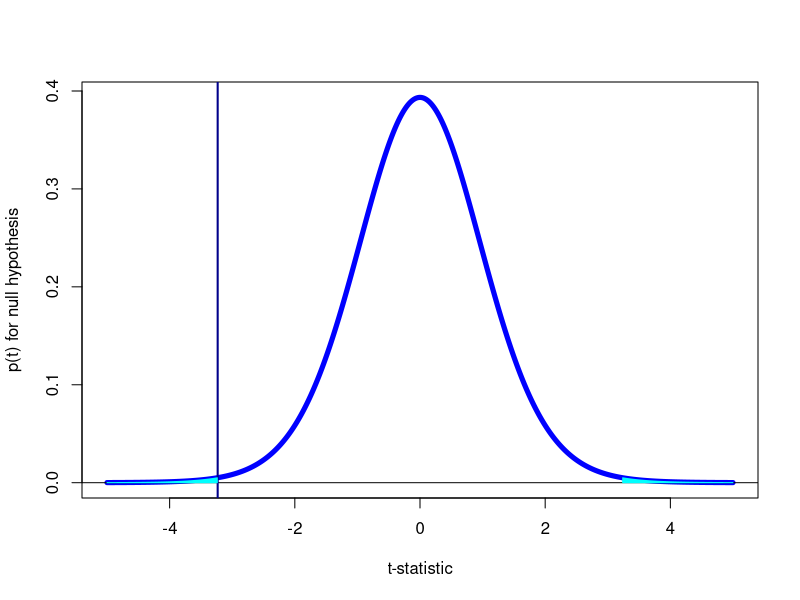
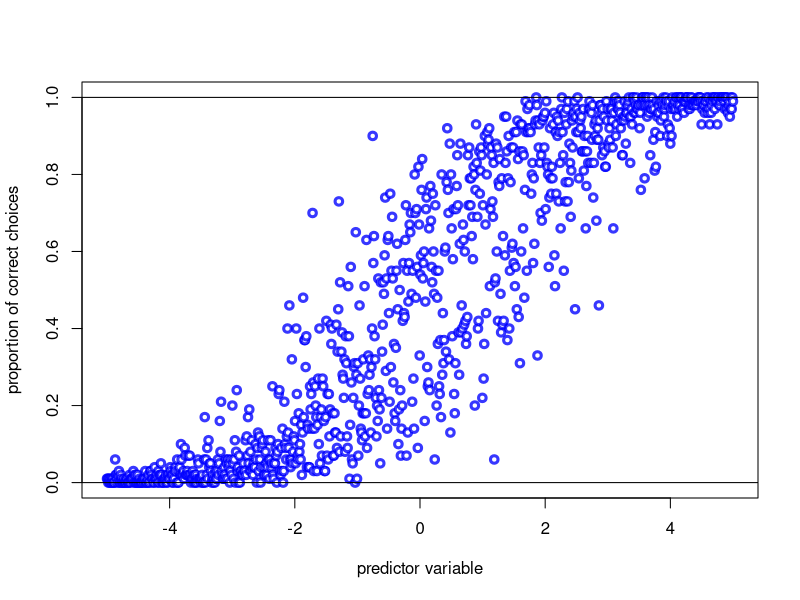
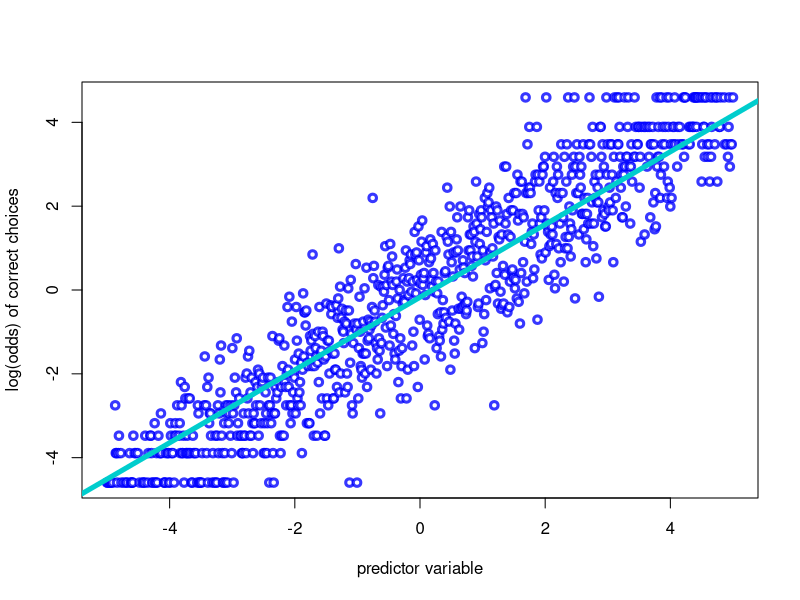
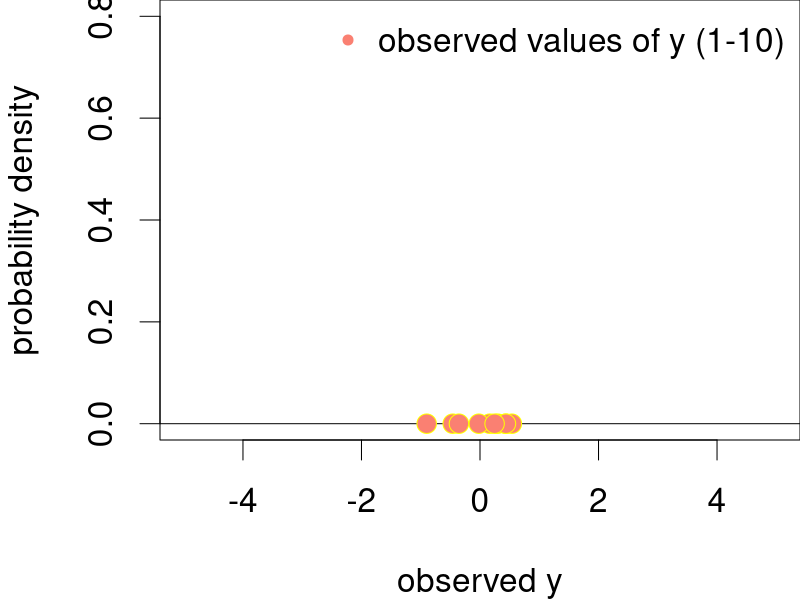
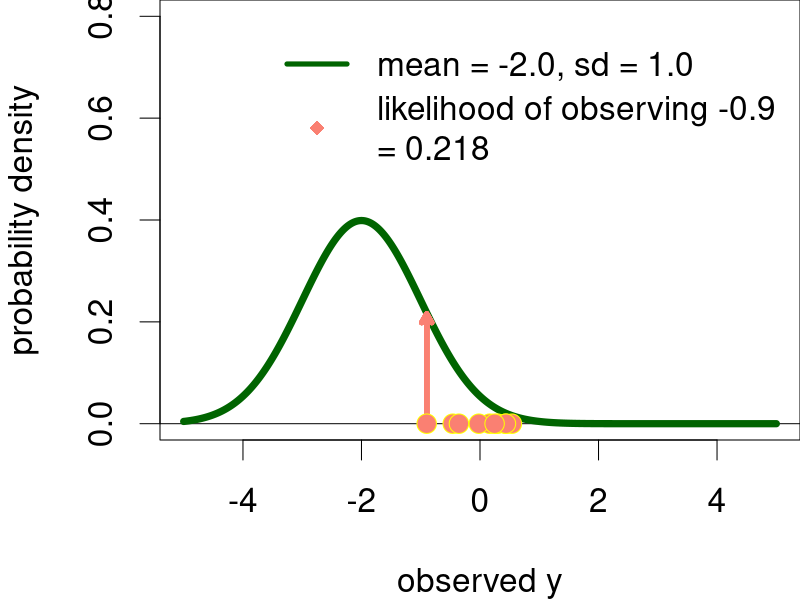
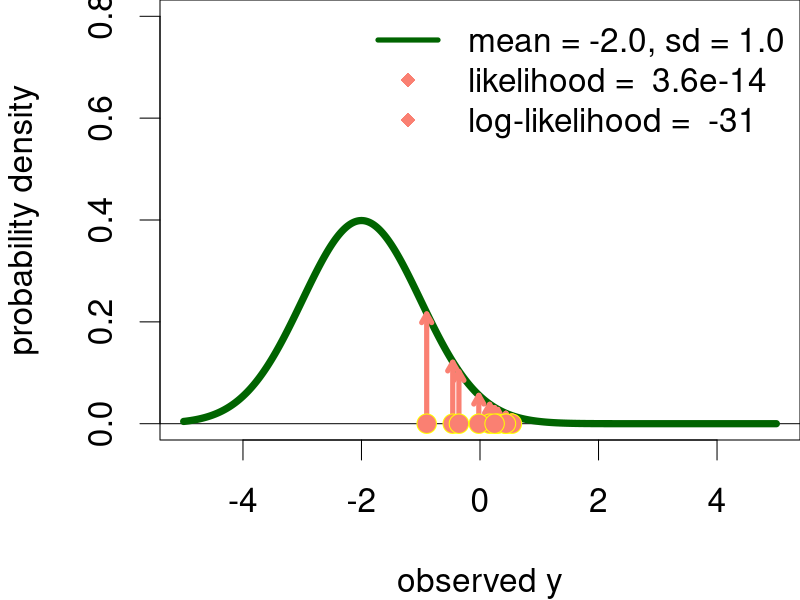
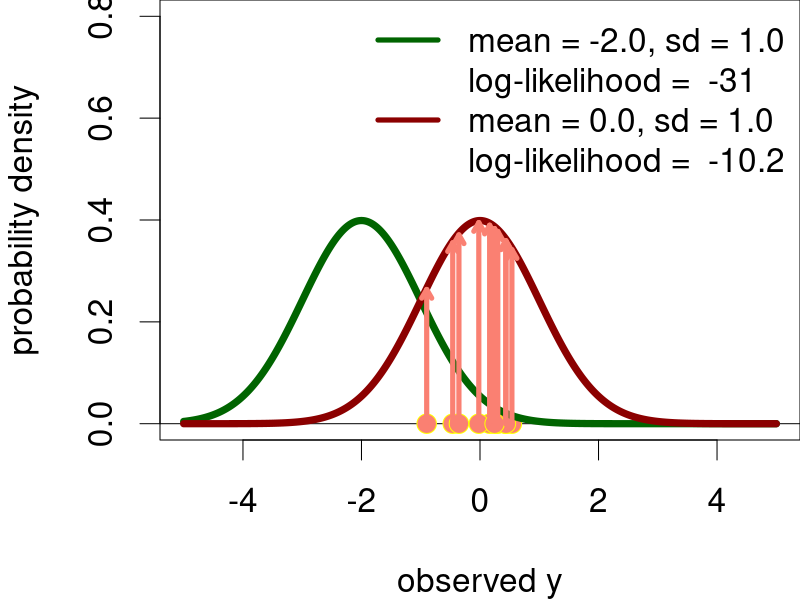
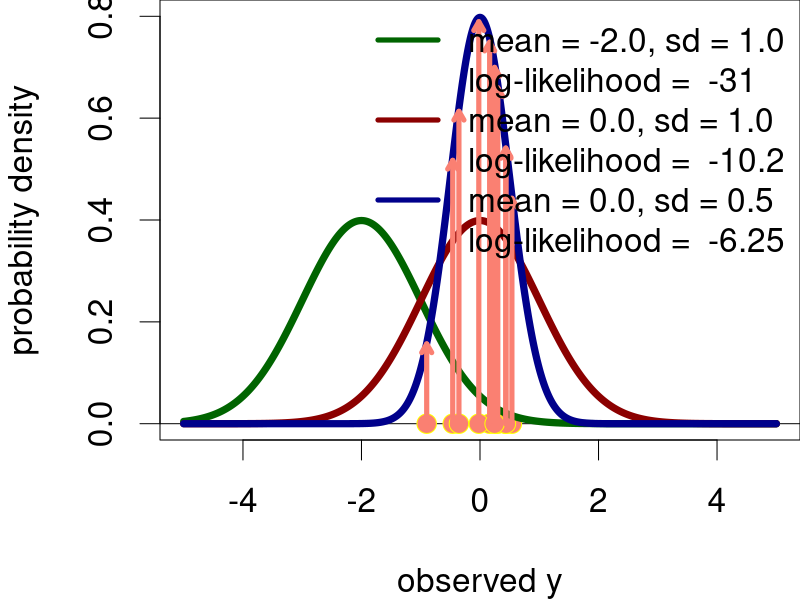

Write R code to recreate these figures, in order.
# Details ---------------------------------------------------------------
#       AUTHOR:	James Foster              DATE: 2022 06 16
#     MODIFIED:	James Foster              DATE: 2024 06 04
#
#  DESCRIPTION: Extra plots for introducing hypothesis testing and modelling.
#
#       USAGE:  First install the 'report' and 'emmeans' packages as suggested by
#               Rstudio, or by running install.packages('report'); install.packages('emmeans)
#               Run line by line (ctrl+enter), or run whole script (ctrl+shift+s)
#               Organised into subsections in overview (ctrl+shift+o)
#
#	   CHANGES: -More plots for MLE
#
#   REFERENCES: Turner, S. (2017) Essential Statistics with R
#               www.bioconnector.github.io/workshops/r-stats.html#continuous_variables
#               
#               Russell V. Lenth (2021). emmeans: Estimated Marginal Means, 
#               AKA Least-Squares Means. R package version 1.5.4. 
#               https://cran.r-project.org/web/packages/emmeans/vignettes/basics.html
#
#               Šidák, Z. K. (1967). "Rectangular Confidence Regions for the 
#               Means of Multivariate Normal Distributions". J. Am. Statist. Assoc. 
#               62 (318): 626–633. doi:10.1080/01621459.1967.10482935.
#
#TODO
#- Add comments +
#- Comment MLE plots


# Function for saving as PNG ----------------------------------------------
#Save the current figure as a single page PDF with the dimensions displayed
PNGsave  = function(Directory = getwd(),#place to save PNG
                    PlotName = 'My Plot',#name of the plot
                    Expr,#the plot command, as an expression between "{" and "}"
                    Dim = par("din"),#dimensions c(width, height) in inches (default)
                    Res = 150,#resolution in pixels/inch, defaults to 150 
                    ...){#any other commands are passed to png()
  #EXAMPLE
  # PNGsave(Directory = getwd(), PlotName = 'My Plot',
  #   Expr = 
  #     {plot(1:10, (1:10)^2)
  #       abline(h = 50, col = 2)
  #       legend('top',legend = c('x^2', 'x=50'),
  #              pch = c(1,NA), lty = c(NA,1), col = 1:2)
  #     }
  # )
  #open PNG device with the correct name and dimensions
  png(file = file.path(Directory, paste0(PlotName,'.png')),
      width = Dim[1]*Res, height = Dim[2]*Res, res = Res,
      ...
  )
  #evaluate the plotting expression using the environment *outside* the function
  eval(Expr, envir = .GlobalEnv)
  #Doesn't save until invisible device is closed
  dev.off()
  dev.set(dev.prev())#if there was an active device, switch back
}


# t-distribution and p-value ----------------------------------------------
xx = seq(from = -5,
         to = 5,
         length.out = 1e3)
pt = dt(x = xx,
        df = 18
        )
t_val = -3.2324
x_undert = subset(x = xx, 
                  subset = xx<t_val)
pt_undert = subset(x = pt, 
                   subset = xx<t_val)
plot(x = xx, 
     y = pt,
     lwd = 5,
     type = 'l',
     col = 'blue',
     xlab = 't-statistic',
     ylab = 'p(t) for null hypothesis')
abline(h = 0)
abline(v = -3.2324,
       col = 'darkblue',
       lwd = 2)
polygon(x = c(x_undert, rev(x_undert)),
        y = c(pt_undert, rep(x = 0, times = length(x_undert))),
        col = 'cyan',
        border = 'cyan')
polygon(x = c(-x_undert, rev(-x_undert)),
        y = c(pt_undert, rep(x = 0, times = length(x_undert))),
        col = 'cyan',
        border = 'cyan')



# Likelihood calculation --------------------------------------------------
#plot parameters
dm = c(15.5,10)
rs = 300#dots per inch
lw = 7#line width
arlw = 5#arrow line width

set.seed(17070523)#seed the random number generator with Linnaeus' birthday
#generate a random sample of 10 points from a narrow normal distribution
smpl = rnorm(n = 10,
             mean = 0.0,
             sd = 0.5)
#set up parameters for prospective normal distributions
mean_lst = list(a = -2,
                b = 0,
                c = 0)
sd_lst = list(a = 1.0,
                b = 1.0,
                c = 0.5)
#a function to estimate normal distributions across the xx values
Dnorm_xx = function(m,s, ...)
{dnorm(x = xx, mean = m, sd = s, ...)}
#apply the function across mean and sd values
norm_curve_lst = mapply(FUN = Dnorm_xx,
                        m = mean_lst,
                        s = sd_lst,
                        SIMPLIFY = FALSE)

#Plot 0, just the sample
PNGsave(PlotName = 'MLE_0',
        Res = rs,
        Dim = dm,
        Expr = 
          {
            #open the plot
        par(mar = c(4,4,0,0),
            cex = 2)
        #set up the axes
        plot(x = NULL, # no data yet
             xlim = c(-5, 5),
             ylim = c(0,0.8),
             xlab = 'observed y',
             ylab = 'probability density'
             )
        #show minimum probability density
        abline(h = 0)
        #add the data as a stripchart
        stripchart(x = smpl,
                   at = 0,
                   add = TRUE,
                   pch = 21,
                   bg = 'salmon',
                   col = 'yellow',
                   cex = 1.3
                   )
        #label with a legend in the top right
        legend(x = 'topright',
               pch = c(20),
               col = c('salmon'),
               legend = c('observed values of y (1-10)'
               ),
               bty = 'n',
               cex = 1.0
        )
        }
)

#Plot 1 
PNGsave(PlotName = 'MLE_1',
        Res = rs,
        Dim = dm,
        Expr = 
          {
            par(mar = c(4,4,0,0),
                cex = 2)
plot(x = NULL,
     xlim = c(-5, 5),
     ylim = c(0,0.8),
     xlab = 'observed y',
     ylab = 'probability density'
)
abline(h = 0)
lines(x = xx,
      y = norm_curve_lst$a,
      lwd = lw,
      col = 'darkgreen')
arrows(x0 = min(smpl),
       x1 = min(smpl),
       y0 = rep(x = 0, times = length(smpl)),
       y1 = dnorm(x = min(smpl),
                  mean = mean_lst$a,
                  sd = sd_lst$a)*0.99,
       col = 'salmon', 
       lwd = arlw,
       length = 0.1)
stripchart(x = smpl,
           at = 0,
           add = TRUE,
           pch = 21,
           bg = 'salmon',
           col = 'yellow',
           cex = 1.3
)
legend(x = 'topright',
       lty = c(1,NA,NA),
       lwd = c(5,NA,NA),
       pch = c(NA, 18, 18),
       col = c('darkgreen','salmon', 'salmon'),
       legend = c('mean = -2.0, sd = 1.0',
                  paste('likelihood of observing',
                        round(min(smpl),3),
                        '\n=',
                        signif(x = 
                                 dnorm(x = min(smpl),
                                            mean = mean_lst$a,
                                            sd = sd_lst$a),
                               digits = 3)
                  )
       ),
       bty = 'n',
       cex = 1.0
)
})

PNGsave(PlotName = 'MLE_2',
        Res = rs,
        Dim = dm,
        Expr = 
          {
            par(mar = c(4,4,0,0),
                cex = 2)
plot(x = NULL,
     xlim = c(-5, 5),
     ylim = c(0,0.8),
     xlab = 'observed y',
     ylab = 'probability density'
     )
abline(h = 0)
lines(x = xx,
      y = norm_curve_lst$a,
      lwd = lw,
      col = 'darkgreen')
arrows(x0 = smpl,
       x1 = smpl,
       y0 = rep(x = 0, times = length(smpl)),
       y1 = dnorm(x = smpl,
                  mean = mean_lst$a,
                  sd = sd_lst$a)*0.99,
       col = 'salmon', 
       lwd = arlw,
       length = 0.1)
stripchart(x = smpl,
           at = 0,
           add = TRUE,
           pch = 21,
           bg = 'salmon',
           col = 'yellow',
           cex = 1.3
           )
legend(x = 'topright',
       lty = c(1,NA,NA),
       lwd = c(5,NA,NA),
       pch = c(NA, 18, 18),
       col = c('darkgreen','salmon', 'salmon'),
       legend = c('mean = -2.0, sd = 1.0',
                 paste('likelihood = ',
                      signif(x = 
                        prod(dnorm(x = smpl,
                                 mean = mean_lst$a,
                                 sd = sd_lst$a)),
                        digits = 3)
                      ),
                  paste('log-likelihood = ',
                      signif(x = sum(dnorm(x = smpl,
                                 mean = mean_lst$a,
                                 sd = sd_lst$a,
                                log = TRUE)),
                          digits = 3)
                  )
       ),
       bty = 'n',
       cex = 1.0
)
})

PNGsave(PlotName = 'MLE_3',
        Res = rs,
        Dim = dm,
        Expr = 
          {
            par(mar = c(4,4,0,0),
                cex = 2)
plot(x = NULL,
     xlim = c(-5, 5),
     ylim = c(0,0.8),
     xlab = 'observed y',
     ylab = 'probability density'
     )
abline(h = 0)
stripchart(x = smpl,
           at = 0,
           add = TRUE,
           pch = 21,
           bg = 'salmon',
           col = 'yellow',
           cex = 1.3
           )
lines(x = xx,
      y = norm_curve_lst$a,
      lwd = lw,
      col = 'darkgreen')
lines(x = xx,
      y = norm_curve_lst$b,
      lwd = lw,
      col = 'darkred')
arrows(x0 = smpl,
       x1 = smpl,
       y0 = rep(x = 0, times = length(smpl)),
       y1 = dnorm(x = smpl,
                  mean =mean_lst$b,
                  sd = sd_lst$b)*0.99,
       col = 'salmon', 
       lwd = arlw,
       length = 0.1)
legend(x = 'topright',
       lty = c(1,NA,1,NA),
       lwd = c(5,NA,5,NA),
       col = c('darkgreen',
               NA,
               'darkred',
               NA),
       legend = c('mean = -2.0, sd = 1.0',
                  paste('log-likelihood = ',
                        signif(x = 
                                 sum(dnorm(x = smpl,
                                            mean = mean_lst$a,
                                            sd = sd_lst$a,
                                           log = TRUE)),
                               digits = 3)
                  ),
                  'mean = 0.0, sd = 1.0',
                  paste('log-likelihood = ',
                        signif(x = sum(dnorm(x = smpl,
                                             mean = mean_lst$b,
                                             sd = sd_lst$b,
                                             log = TRUE)),
                               digits = 3)
                  )
       ),
       bty = 'n',
       cex = 1.0
)
})

PNGsave(PlotName = 'MLE_4',
        Res = rs,
        Dim = dm,
        Expr = 
          {
            par(mar = c(4,4,0,0),
                cex = 2)
plot(x = NULL,
     xlim = c(-5, 5),
     ylim = c(0,0.8),
     xlab = 'observed y',
     ylab = 'probability density'
     )
abline(h = 0)
stripchart(x = smpl,
           at = 0,
           add = TRUE,
           pch = 21,
           bg = 'salmon',
           col = 'yellow',
           cex = 1.3
           )
lines(x = xx,
      y = norm_curve_lst$a,
      lwd = lw,
      col = 'darkgreen')
lines(x = xx,
      y = norm_curve_lst$b,
      lwd = lw,
      col = 'darkred')
lines(x = xx,
      y = norm_curve_lst$c,
      lwd = lw,
      col = 'darkblue')
arrows(x0 = smpl,
       x1 = smpl,
       y0 = rep(x = 0, times = length(smpl)),
       y1 = dnorm(x = smpl,
                  mean = mean_lst$c,
                  sd = sd_lst$c)*0.99,
       col = 'salmon', 
       lwd = arlw,
       length = 0.1)
legend(x = 'topright',
       lty = c(1,NA,1,NA),
       lwd = c(5,NA,5,NA),
       col = c('darkgreen',
               NA,
               'darkred',
               NA,
               'darkblue',
               NA),
       legend = c('mean = -2.0, sd = 1.0',
                  paste('log-likelihood = ',
                        signif(x = 
                                 sum(dnorm(x = smpl,
                                            mean = mean_lst$a,
                                            sd = sd_lst$a,
                                           log = TRUE)),
                               digits = 3)
                  ),
                  'mean = 0.0, sd = 1.0',
                  paste('log-likelihood = ',
                        signif(x = sum(dnorm(x = smpl,
                                             mean = mean_lst$b,
                                             sd = sd_lst$b,
                                             log = TRUE)),
                               digits = 3)
                  ),
                  'mean = 0.0, sd = 0.5',
                  paste('log-likelihood = ',
                        signif(x = sum(dnorm(x = smpl,
                                             mean = mean_lst$c,
                                             sd = sd_lst$c,
                                             log = TRUE)),
                               digits = 3)
                  )
       ),
       bty = 'n',
       cex = 1.0
)
})

# Multiple parameter MLE calculation --------------------------------------------------
#plot parameters
dm_m = c(6.24,5.45)
rs = 300#dots per inch
lw = 7#line width
arlw = 5#arrow line width

set.seed(17070523)#seed the random number generator with Linnaeus' birthday
#generate a random sample of 10 points from a narrow normal distribution
#set up parameters for prospective normal distributions
m_mean_lst = list(a = -0.60,  
                b = 1.00,
                c = 1.50)
m_sd_lst = list(a = 1.0,
              b = 1.0,
              c = 1.0)
#multiple samples
mlts = sapply(X = m_mean_lst,
              FUN = rnorm,
              n = 4)
#apply the function across mean and sd values
meas_mean_lst = sapply(data.frame(mlts), mean)
meas_sd_lst = sapply(data.frame(mlts), sd)
m_norm_curve_lst = mapply(FUN = Dnorm_xx,
                        m = meas_mean_lst,
                        s = meas_sd_lst,
                        log = TRUE,
                        SIMPLIFY = FALSE)
m_norm_curv_all = Dnorm_xx(m = mean(mlts), 
                           s = sd(mlts),
                           log = TRUE)



PNGsave(PlotName = 'MultMLE_0',
        Res = rs,
        Dim = dm_m,
        Expr = 
          {
            par(mar = c(4,4,0,0),
                cex = 1.5)
            plot(x = NULL,
                 xlim = c(-5, 5),
                 ylim = c(-5,0),
                 xlab = 'observed y',
                 ylab = 'log probability density'
            )
            abline(h = 0)
            stripchart(x = mlts,
                       at = -5,
                       add = TRUE,
                       pch = 21,
                       bg = 'salmon',
                       col = 'yellow',
                       cex = 1.3,
                       method = 'overplot'
                         
            )
            lines(x = xx,
                  y = m_norm_curv_all,
                  lwd = lw,
                  col = 'gray50')
          })

PNGsave(PlotName = 'MultMLE_0_0',
        Res = rs,
        Dim = dm_m,
        Expr = 
          {
            par(mar = c(4,4,0,0),
                cex = 1.5)
            plot(x = NULL,
                 xlim = c(-5, 5),
                 ylim = c(-5,0),
                 xlab = 'observed y',
                 ylab = 'log probability density'
            )
            abline(h = 0)
            stripchart(x = mlts,
                       at = -5,
                       add = TRUE,
                       pch = 21,
                       bg = 'salmon',
                       col = 'yellow',
                       cex = 1.3,
                       method = 'overplot'
                         
            )
            lines(x = xx,
                  y = m_norm_curv_all,
                  lwd = lw,
                  col = 'gray50')
            abline(v = mean(mlts),
                   col = 'purple4',
                   lwd = arlw)
          })
PNGsave(PlotName = 'MultMLE_0_1',
        Res = rs,
        Dim = dm_m,
        Expr = 
          {
            par(mar = c(4,4,0,0),
                cex = 1.5)
            plot(x = NULL,
                 xlim = c(-5, 5),
                 ylim = c(-5,0),
                 xlab = 'observed y',
                 ylab = 'log probability density'
            )
            abline(h = 0)
            stripchart(x = mlts,
                       at = -5,
                       add = TRUE,
                       pch = 21,
                       bg = 'salmon',
                       col = 'yellow',
                       cex = 1.3,
                       method = 'overplot'
                         
            )
            lines(x = xx,
                  y = m_norm_curv_all,
                  lwd = lw,
                  col = 'gray50')
            abline(v = mean(mlts),
                   col = 'purple4',
                   lwd = arlw)
            arrows(x0 = mean(mlts)-sd(mlts),
                   x1 = mean(mlts)+sd(mlts),
                   y0 = dnorm(x = mean(mlts)+sd(mlts),
                              mean = mean(mlts),
                              sd = sd(mlts),
                                      log = TRUE),
                   y1 = dnorm(x = mean(mlts)+sd(mlts),
                              mean = mean(mlts),
                              sd = sd(mlts),
                                      log = TRUE),
                   code = 3,
                   angle = 90,
                   lwd = arlw,
                   length = 0.1,
                   col = 'red3'
                   )
          })

PNGsave(PlotName = 'MultMLE_1',
        Res = rs,
        Dim = dm_m,
        Expr = 
          {
            par(mar = c(4,4,0,0),
                cex = 1.5)
            plot(x = NULL,
                 xlim = c(-5, 5),
                 ylim = c(-5,0),
                 xlab = 'observed y',
                 ylab = 'log probability density'
            )
            abline(h = 0)
            stripchart(x = mlts,
                       at = -5,
                       add = TRUE,
                       pch = 21,
                       bg = 'salmon',
                       col = 'yellow',
                       cex = 1.3,
                       method = 'overplot'
                         
            )
            lines(x = xx,
                  y = m_norm_curv_all,
                  lwd = lw,
                  col = 'gray50')
            arrows(x0 = mlts,
                   x1 = mlts,
                   y0 = rep(x = -5, times = length(smpl)),
                   y1 = dnorm(x = mlts,
                              mean = mean(mlts),
                              sd = sd(mlts),
                              log = TRUE)*0.99,
                   col = 'salmon', 
                   lwd = arlw,
                   length = 0.1)
            legend(x = 'topleft',
                   inset = 0.1,
                   lty = c(1,NA),
                   lwd = c(5,NA),
                   col = c('gray50',
                           NA
                           ),
                   legend = c('mean = 0.84, sd = 1.6',
                              paste('log-likelihood = ',
                                    signif(x = 
                                             sum(dnorm(x = mlts,
                                                       mean = mean(mlts),
                                                       sd = sd(mlts),
                                                       log = TRUE)),
                                           digits = 3)
                                    )
                   ),
                   bty = 'n',
                   cex = 1.0
            )
          })

PNGsave(PlotName = 'MultMLE_2_0',
        Res = rs,
        Dim = dm_m,
        Expr = 
          {
            par(mar = c(4,4,0,0),
                cex = 1.5)
            plot(x = NULL,
                 xlim = c(-5, 5),
                 ylim = c(-5,0),
                 xlab = 'observed y',
                 ylab = 'log probability density'
            )
            abline(h = 0)
            lines(x = xx,
                  y = m_norm_curv_all,
                  lwd = lw,
                  col = 'gray50',
                  lty = 3)
            stripchart(x = mlts,
                       at = -5,
                       add = TRUE,
                       pch = 21,
                       bg = sort(rep(x = 
                                       c('orange2',
                                          'seagreen',
                                        'slategray3'),
                                     times = 4) ),
                       col = 'yellow',
                       cex = 1.3,
                       method = 'overplot'
                         
            )
          })

PNGsave(PlotName = 'MultMLE_2_1',
        Res = rs,
        Dim = dm_m,
        Expr = 
          {
            par(mar = c(4,4,0,0),
                cex = 1.5)
            plot(x = NULL,
                 xlim = c(-5, 5),
                 ylim = c(-5,0),
                 xlab = 'observed y',
                 ylab = 'log probability density'
            )
            abline(h = 0)
            lines(x = xx,
                  y = m_norm_curv_all,
                  lwd = lw,
                  col = 'gray50',
                  lty = 3)
            lines(x = xx,
                  y = m_norm_curve_lst$a,
                  lwd = lw,
                  col = 'orange2')
            lines(x = xx,
                  y = m_norm_curve_lst$b,
                  lwd = lw,
                  col = 'seagreen')
            lines(x = xx,
                  y = m_norm_curve_lst$c,
                  lwd = lw,
                  col = 'slategray3')
            stripchart(x = mlts,
                       at = -5,
                       add = TRUE,
                       pch = 21,
                       bg = sort(rep(x = 
                                       c('orange2',
                                          'seagreen',
                                        'slategray3'),
                                     times = 4) ),
                       col = 'yellow',
                       cex = 1.3,
                       method = 'overplot'
                         
            )
          })

PNGsave(PlotName = 'MultMLE_3_0',
        Res = rs,
        Dim = dm_m,
        Expr = 
          {
            par(mar = c(4,4,0,0),
                cex = 1.5)
            plot(x = NULL,
                 xlim = c(-5, 5),
                 ylim = c(-5,0),
                 xlab = 'observed y',
                 ylab = 'log probability density'
            )
            abline(h = 0)
            lines(x = xx,
                  y = m_norm_curv_all,
                  lwd = lw,
                  col = 'gray50',
                  lty = 3)
            lines(x = xx,
                  y = m_norm_curve_lst$a,
                  lwd = lw,
                  col = 'orange2')
            lines(x = xx,
                  y = m_norm_curve_lst$b,
                  lwd = lw,
                  col = 'seagreen')
            lines(x = xx,
                  y = m_norm_curve_lst$c,
                  lwd = lw,
                  col = 'slategray3')
            stripchart(x = mlts,
                       at = -5,
                       add = TRUE,
                       pch = 21,
                       bg = sort(rep(x = 
                                       c('orange2',
                                          'seagreen',
                                        'slategray3'),
                                     times = 4) ),
                       col = 'yellow',
                       cex = 1.3,
                       method = 'overplot'
                         
            )
            arrows(x0 = mlts[,'a'],
                   x1 = mlts[,'a'],
                   y0 = rep(x = -5, times = length(mlts[,'a'])),
                   y1 = dnorm(x = mlts[,'a'],
                              mean = mean(mlts[,'a']),
                              sd = sd(mlts[,'a']),
                              log = TRUE)*0.99,
                   col = 'orange2', 
                   lwd = arlw,
                   length = 0.1)
            arrows(x0 = mlts[,'b'],
                   x1 = mlts[,'b'],
                   y0 = rep(x = -5, times = length(mlts[,'b'])),
                   y1 = dnorm(x = mlts[,'b'],
                              mean = mean(mlts[,'b']),
                              sd = sd(mlts[,'b']),
                              log = TRUE)*0.99,
                   col = 'seagreen', 
                   lwd = arlw,
                   length = 0.1)
            arrows(x0 = mlts[,'c'],
                   x1 = mlts[,'c'],
                   y0 = rep(x = -5, times = length(mlts[,'c'])),
                   y1 = dnorm(x = mlts[,'c'],
                              mean = mean(mlts[,'c']),
                              sd = sd(mlts[,'c']),
                              log = TRUE)*0.99,
                   col = 'slategray3', 
                   lwd = arlw,
                   length = 0.1)
            legend(x = 'topleft',
                   legend = c(
                     paste('all data: log-likelihood = ',
                                    signif(x = 
                                             sum(dnorm(x = mlts,
                                                       mean = mean(mlts),
                                                       sd = sd(mlts),
                                                       log = TRUE)),
                                           digits = 3) ),
                                    paste('by conditions: log-likelihood = ',
                                    signif(x = 
                                             sum(dnorm(x = mlts[,'a'],
                                                       mean = mean(mlts[,'a']),
                                                       sd = sd(mlts[,'a']),
                                                       log = TRUE)) +
                                             sum(dnorm(x = mlts[,'b'],
                                                       mean = mean(mlts[,'b']),
                                                       sd = sd(mlts[,'b']),
                                                       log = TRUE)) +
                                             sum(dnorm(x = mlts[,'c'],
                                                       mean = mean(mlts[,'c']),
                                                       sd = sd(mlts[,'c']),
                                                       log = TRUE))  ,
                                           digits = 3)
                              )
                   ),
                   bty = 'n',
                   cex = 1.0
            )
            
          })

PNGsave(PlotName = 'MultMLE_3_1',
        Res = rs,
        Dim = dm_m,
        Expr = 
          {
            par(mar = c(4,4,0,0),
                cex = 1.5)
            plot(x = NULL,
                 xlim = c(-5, 5),
                 ylim = c(-5,0),
                 xlab = 'observed y',
                 ylab = 'log probability density'
            )
            abline(h = 0)
            lines(x = xx,
                  y = m_norm_curv_all,
                  lwd = lw,
                  col = 'gray50',
                  lty = 3)
            lines(x = xx,
                  y = m_norm_curve_lst$a,
                  lwd = lw,
                  col = 'orange2')
            lines(x = xx,
                  y = m_norm_curve_lst$b,
                  lwd = lw,
                  col = 'seagreen')
            lines(x = xx,
                  y = m_norm_curve_lst$c,
                  lwd = lw,
                  col = 'slategray3')
            stripchart(x = mlts,
                       at = -5,
                       add = TRUE,
                       pch = 21,
                       bg = sort(rep(x = 
                                       c('orange2',
                                          'seagreen',
                                        'slategray3'),
                                     times = 4) ),
                       col = 'yellow',
                       cex = 1.3,
                       method = 'overplot'
                         
            )
            arrows(x0 = mean(mlts[,'a']),
                   x1 = mean(mlts[,'a']),
                   y0 = -5,
                   y1 = dnorm(x = 0,
                              mean = 0,
                              sd = sd(mlts[,'a']),
                              log = TRUE),
                   col = 'orange2', 
                   lwd = arlw,
                   length = 0)
            arrows(x0 = mean(mlts[,'b']),
                   x1 = mean(mlts[,'b']),
                   y0 = -5,
                   y1 = dnorm(x = 0,
                              mean = 0,
                              sd = sd(mlts[,'b']),
                              log = TRUE),
                   col = 'seagreen', 
                   lwd = arlw,
                   length = 0)
            arrows(x0 = mean(mlts[,'c']),
                   x1 = mean(mlts[,'c']),
                   y0 = -5,
                   y1 = dnorm(x = 0,
                              mean = 0,
                              sd = 
                                sd(mlts[,'c']),
                              log = TRUE),
                   col = 'slategray3', 
                   lwd = arlw,
                   length = 0)
          })


# 3D MLE Optimisation -----------------------------------------------------
# set.seed(17070523)#seed the random number generator with Linnaeus' birthday
# #multiple samples, larger sample for smooth surface
# mlts_3d = sapply(X = m_mean_lst[c('a','b')],
#               FUN = rnorm,
#               n = 10)
dm_3d = c(7.381890, 4.901575)*1.1
mlts_3d = mlts

lim = 2
condition_A = seq(from = -1*lim,
         to = 1*lim,
         length.out = 5e1)
condition_B = seq(from = -1*lim,
         to = 1*lim,
         length.out = 5e1)
LikFun  = function(x, y)
{ 
  est_sd = sqrt( #sum of squared errors
              sum(
                  (mlts_3d[,'a'] - x)^2 + 
                    (mlts_3d[,'b'] - y)^2
                  ) / length(mlts_3d)
            ) * 
              length(mlts_3d)/(length(mlts_3d)-1) #Bessel correction
  ll = sum(dnorm(x = mlts_3d[,'a'],
            mean = x,
            sd = est_sd ,
            log = TRUE)) +
      sum(dnorm(x = mlts_3d[,'b'],
                mean = y,
                sd = est_sd,
                log = TRUE))
  return(ll)
}
VLikFun = Vectorize(LikFun)
log_likelihood = outer(X = condition_A,
                       Y = condition_B, 
                       FUN = Vectorize(LikFun) )
log_likelihood_NA = ifelse(log_likelihood < median(log_likelihood)-1.6,
                           yes = NA,
                           no = log_likelihood)
PNGsave(PlotName = 'MLE3D_0',
        Res = rs,
        Dim = dm_3d,
        Expr = 
          {
par(mar = c(0,0,0,0))
rr = persp(x = condition_A, 
      y = condition_B, 
      z = log_likelihood_NA,
      zlim = c(median(log_likelihood), max(log_likelihood)),
      theta = 30,
      phi = 30,
      expand = 0.5,
      col = adjustcolor("lightblue",alpha.f = 0.5),
      border = adjustcolor('blue', alpha.f = 0.5),
      xlab = "Condition A mean",
      ylab = "Condition B mean",
      zlab = "log(likelihood)",
      cex.axis = 0.8,
      ticktype = 'detailed')
points(trans3d(x = mlts_3d[,'a'],
               y = rep(-2, length(mlts_3d[,'a'])), 
               z = rep(-15, length(mlts_3d[,'a'])),          
               pmat = rr),
       col = 'orange2',
       pch = 20,
       lwd = lw,
       cex = 2.0)
points(trans3d(y = mlts_3d[,'b'],
               x = rep(2, length(mlts_3d[,'b'])), 
               z = rep(-15, length(mlts_3d[,'b'])),          
               pmat = rr),
       col = 'seagreen',
       pch = 20,
       lwd = lw,
       cex = 2.0)
}
)

Ofun = function(prm)
{ - LikFun(prm[1],prm[2]) }
Ostepper = function(n, ...)
{
  oo = optim(par = c(a = 1,b = -1),
        fn = Ofun,
        control = list(maxit = n)
  )
  return(c(oo$par, ll = oo$value))
}
osteps = sapply(X = 1:100,
                FUN = Ostepper)
#prune identical osteps
usteps = osteps[,!duplicated(osteps['ll',])]

PNGsave(PlotName = 'MLE3D_1_0',
        Res = rs,
        Dim = dm_3d,
        Expr = 
          {
            par(mar = c(0,0,0,0))
rr = persp(x = condition_A, 
           y = condition_B, 
           # z = ll_mat,
           z = log_likelihood_NA,
           zlim = c(median(log_likelihood), max(log_likelihood)),
           theta = 30,
           phi = 30,
           expand = 0.5,
           col = adjustcolor("lightblue",alpha.f = 0.5),
           border = adjustcolor('blue', alpha.f = 0.5),
           xlab = "Condition A mean",
           ylab = "Condition B mean",
           zlab = "log(likelihood)",
           cex.axis = 0.8,
           ticktype = 'detailed')
points(trans3d(x = usteps['a',1:4],
              y = usteps['b',1:4], 
              z = -usteps['ll',1:4],          
              pmat = rr),
      col = 'red',
      type = 'b',
      pch = paste(1:4),
      lwd = 1.0,
      cex = 2.0)
points(trans3d(x = mlts_3d[,'a'],
               y = rep(-2, length(mlts_3d[,'a'])), 
               z = rep(-15, length(mlts_3d[,'a'])),          
               pmat = rr),
       col = 'orange2',
       pch = 20,
       lwd = lw,
       cex = 2.0)
points(trans3d(y = mlts_3d[,'b'],
               x = rep(2, length(mlts_3d[,'b'])), 
               z = rep(-15, length(mlts_3d[,'b'])),          
               pmat = rr),
       col = 'seagreen',
       pch = 20,
       lwd = lw,
       cex = 2.0)
})

PNGsave(PlotName = 'MLE3D_1',
        Res = rs,
        Dim = dm_3d,
        Expr = 
          {
            par(mar = c(0,0,0,0))
rr = persp(x = condition_A, 
           y = condition_B, 
           # z = ll_mat,
           z = log_likelihood_NA,
           zlim = c(median(log_likelihood), max(log_likelihood)),
           theta = 30,
           phi = 30,
           expand = 0.5,
           col = adjustcolor("lightblue",alpha.f = 0.5),
           border = adjustcolor('blue', alpha.f = 0.5),
           xlab = "Condition A mean",
           ylab = "Condition B mean",
           zlab = "log(likelihood)",
           cex.axis = 0.8,
           ticktype = 'detailed')
points(trans3d(x = usteps['a',1:9],
              y = usteps['b',1:9], 
              z = -usteps['ll',1:9],          
              pmat = rr),
      col = 'red',
      type = 'b',
      pch = paste(1:9),
      lwd = 1.0,
      cex = 2.0)
points(trans3d(x = mlts_3d[,'a'],
               y = rep(-2, length(mlts_3d[,'a'])), 
               z = rep(-15, length(mlts_3d[,'a'])),          
               pmat = rr),
       col = 'orange2',
       pch = 20,
       lwd = lw,
       cex = 2.0)
points(trans3d(y = mlts_3d[,'b'],
               x = rep(2, length(mlts_3d[,'b'])), 
               z = rep(-15, length(mlts_3d[,'b'])),          
               pmat = rr),
       col = 'seagreen',
       pch = 20,
       lwd = lw,
       cex = 2.0)
})

PNGsave(PlotName = 'MLE3D_2',
        Res = rs,
        Dim = dm_3d,
        Expr = 
          {
            par(mar = c(0,0,0,0))
rr = persp(x = condition_A, 
           y = condition_B, 
           # z = ll_mat,
           z = log_likelihood_NA,
           zlim = c(median(log_likelihood), max(log_likelihood)),
           theta = 30,
           phi = 30,
           expand = 0.5,
           col = adjustcolor("lightblue",alpha.f = 0.5),
           border = adjustcolor('blue', alpha.f = 0.5),
           xlab = "Condition A mean",
           ylab = "Condition B mean",
           zlab = "log(likelihood)",
           cex.axis = 0.8,
           ticktype = 'detailed')
points(trans3d(x = usteps['a',],
              y = usteps['b',], 
              z = -usteps['ll',],          
              pmat = rr),
      col = adjustcolor('red',0.3),
      type = 'b',
      pch = 19,
      lwd = arlw)

points(trans3d(x = m_mean_lst$a,
               y = m_mean_lst$b, 
               z = LikFun(m_mean_lst$a,
                          m_mean_lst$b),          
               pmat = rr),
       col = 'magenta',
       pch = 4,
       lwd = arlw,
       cex = 3)
points(trans3d(x = osteps['a',100],
               y = osteps['b',100], 
               z = -osteps['ll',100],          
               pmat = rr),
       col = 'red',
       pch = 3,
       lwd = arlw,
       cex = 3)
points(trans3d(x = mlts_3d[,'a'],
               y = rep(-2, length(mlts_3d[,'a'])), 
               z = rep(-15, length(mlts_3d[,'a'])),          
               pmat = rr),
       col = 'orange2',
       pch = 20,
       lwd = lw,
       cex = 2.0)
points(trans3d(y = mlts_3d[,'b'],
               x = rep(2, length(mlts_3d[,'b'])), 
               z = rep(-15, length(mlts_3d[,'b'])),          
               pmat = rr),
       col = 'seagreen',
       pch = 20,
       lwd = lw,
       cex = 2.0)
})

# Logit transform of sigmoid ---------------------------------------------
n_per_obs = 100

yy = rbinom(n = length(xx),
            size = n_per_obs,
            prob = plogis(xx*1.0 - 0.2 + rnorm(length(xx)))
)
co = 
  lapply(X = yy,
            FUN = function(y)
            { xnew = if(y < n_per_obs & y > 0)
              { c(rep(1, times = y),
                             rep(0, times = (n_per_obs-y))
              )
            }else
            {
              if(y == n_per_obs){rep(1, times = y)}else{rep(0, times = n_per_obs)}
            }
            
            }
           )
co = do.call(c,
             co)

xxx = lapply(X = xx,
                    FUN = function(x)
                      {
                      rep(x, times = n_per_obs)
                    })
xxx = do.call(c, xxx)

plot(x = xx, 
     y = yy/n_per_obs,
     lwd = 3,
     pch = 21,
     col = adjustcolor(col = 'blue', alpha.f = 200/255),
     bg = 'white',
     xlab = 'predictor variable',
     ylab = 'proportion of correct choices')
abline(h = c(0,1))

plot(x = xx, 
     y = qlogis(p = yy/n_per_obs),
     lwd = 3,
     pch = 21,
     col = adjustcolor(col = 'blue', alpha.f = 200/255),
     bg = 'white',
     xlab = 'predictor variable',
     ylab = 'log(odds) of correct choices')
ll = glm(formula = co ~ xxx,
         family = binomial(link = logit))
abline(ll, col = 'cyan3', lwd = 5)
